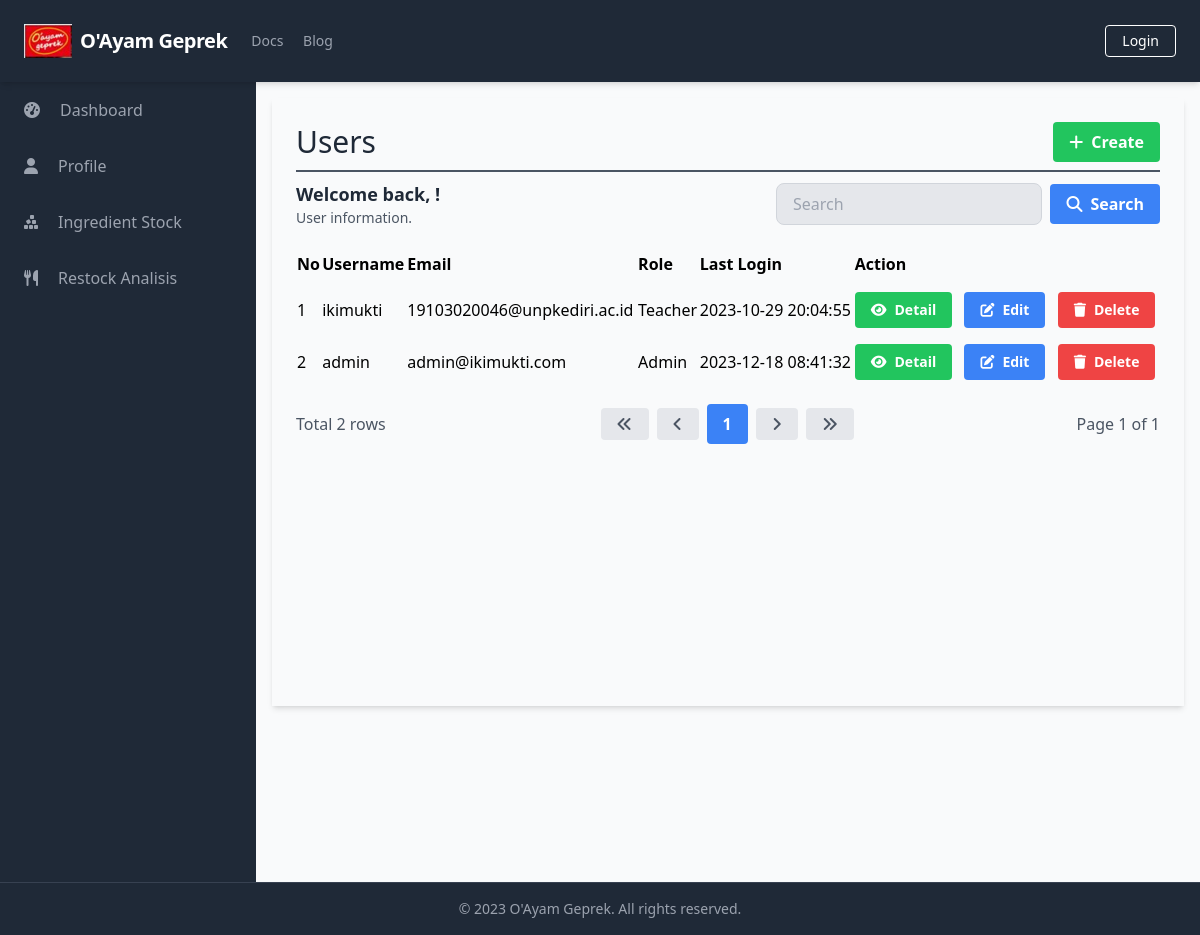
The app's page /manage_users/manage_users_list.php, older data.
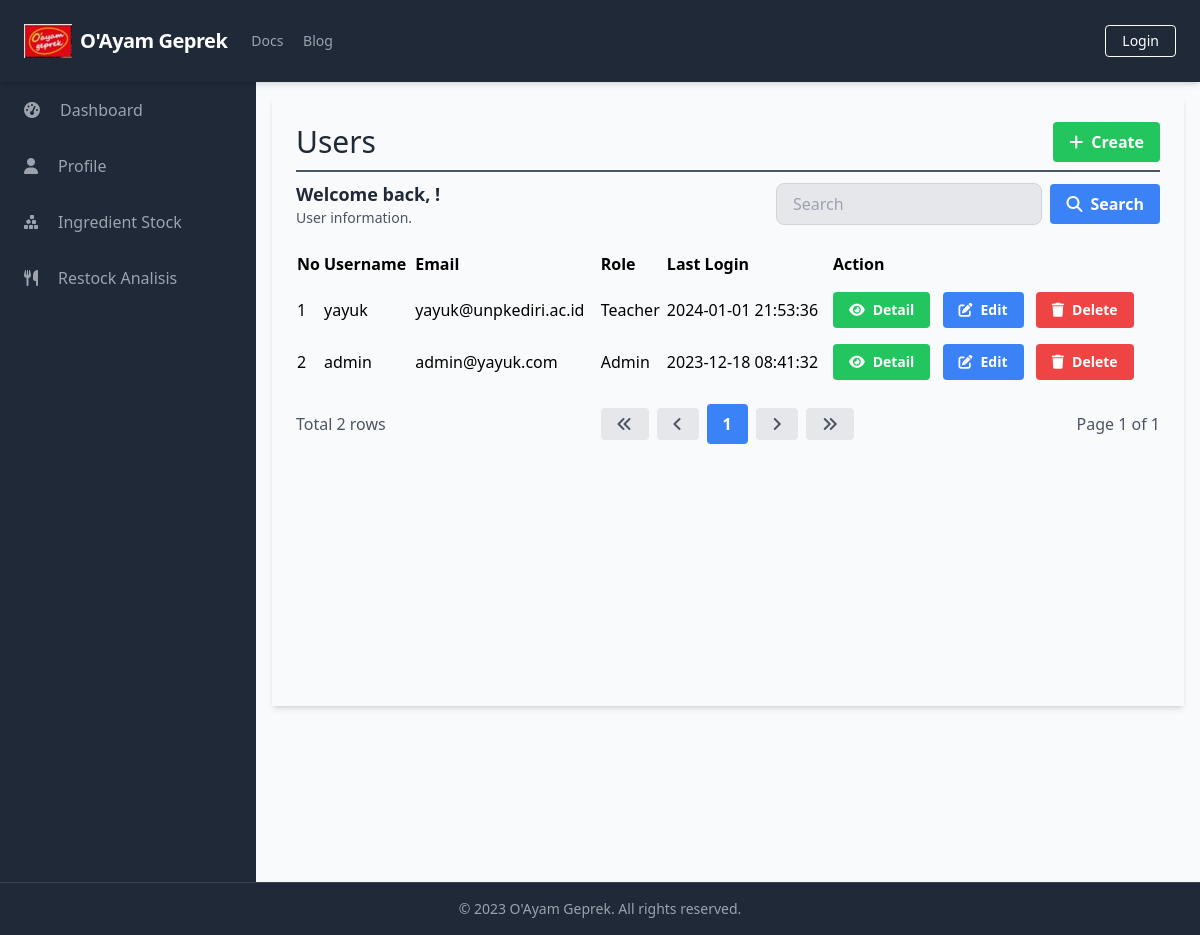
The same page, newer data.
### tables this page shows
CREATE TABLE `Users` (
  `UserID` int(11) NOT NULL,
  `Username` varchar(50) NOT NULL,
  `Password` varchar(255) NOT NULL,
  `Email` varchar(100) NOT NULL,
  `FullName` varchar(100) DEFAULT NULL,
  `DateOfBirth` date DEFAULT NULL,
  `Gender` varchar(10) DEFAULT NULL,
  `Address` text DEFAULT NULL,
  `PhoneNumber` varchar(20) DEFAULT NULL,
  `RoleID` int(11) DEFAULT NULL,
  `AccountCreationDate` timestamp NOT NULL DEFAULT current_timestamp() ON UPDATE current_timestamp(),
  `LastLogin` datetime DEFAULT NULL,
  `AccountStatus` varchar(20) DEFAULT NULL,
  `ProfilePictureURL` varchar(255) DEFAULT NULL,
  `ActivationStatus` varchar(20) DEFAULT NULL
);

CREATE TABLE `role` (
  `RoleID` int(11) NOT NULL,
  `RoleName` varchar(50) NOT NULL
);

### database/connection.php (called while the page is built, shortened)
<?php
$baseUrl = "http://localhost/final_project_yayuk_2023/";
$baseTitle = "O'Ayam Geprek";
$baseLogoUrl = "http://localhost/final_project_yayuk_2023/static/logo.png";

### public/manage_users/manage_users_list.php (the view, shortened to what this page needs)
<?php
require_once('../../database/connection.php');
?>
<?php include_once('../components/header.php'); ?>
<div class="h-screen flex flex-col">
    <?php include('../components/navbar.php'); ?>
    <div class="flex-grow bg-gray-50 flex flex-row shadow-md">
        <?php include('../components/sidebar.php'); ?>
        <main class=" bg-gray-50 flex flex-col flex-1 overflow-y-scroll h-screen flex-shrink-0 sc-hide pb-40">
            <div class="flex items-start justify-start p-6 shadow-md m-4 flex-1 flex-col">
                <div class="flex flex-row justify-between items-center w-full border-b-2 border-gray-600 mb-2 pb-2">
                    <h1 class="text-3xl text-gray-800 font-semibol w-full">Users</h1>
                    <div class="flex flex-row justify-end items-center">
                        <a href="<?php echo $baseUrl; ?>public/manage_users/manage_users_create.php" class="bg-green-500 hover-bg-green-700 text-white font-bold py-2 px-4 rounded inline-flex items-center">
                            <i class="fas fa-plus mr-2"></i>
                            <span>Create</span>
                        </a>
                    </div>
                </div>
                <div class="flex flex-col w-full">
                    <div class="flex flex-row justify-between items-center w-full mb-2 pb-2">
                        <div>
                            <h2 class="text-lg text-gray-800 font-semibold">Welcome back, <?php echo $_SESSION['FullName']; ?>!</h2>
                            <p class="text-gray-600 text-sm">User information.</p>
                        </div>
                        <form class="flex items-center justify-end space-x-2 w-96">
                            <input type="text" name="search" class="bg-gray-200 focus-bg-white focus-outline-none border border-gray-300 rounded-lg py-2 px-4 block w-full appearance-none leading-normal" placeholder="Search" value="<?php echo isset($_GET['search']) ? $_GET['search'] : ''; ?>">
                            <button type="submit" class="bg-blue-500 hover-bg-blue-700 text-white font-bold py-2 px-4 rounded space-x-2 inline-flex items-center">
                                <i class="fas fa-search"></i>
                                <span>Search</span>
                            </button>
                        </form>
                    </div>
                    <table class="min-w-full">
                        <thead>
                            <tr>
                                <th class="text-left py-2">No</th>
                                <th class="text-left py-2">Username</th>
                                <th class="text-left py-2">Email</th>
                                <th class="text-left py-2">Role</th>
                                <th class="text-left py-2">Last Login</th>
                                <th class="text-left py-2">Action</th>
                            </tr>
                        </thead>
                        <tbody>
                            <?php
                            $searchTerm = isset($_GET['search']) ? $_GET['search'] : '';
                            $page = isset($_GET['page']) ? $_GET['page'] : 1;
                            $query = "SELECT u.UserID, u.Username, u.Email, r.RoleName, u.LastLogin FROM Users u
                                      LEFT JOIN Role r ON u.RoleID = r.RoleID
                                      WHERE u.Username LIKE '%$searchTerm%' OR u.Email LIKE '%$searchTerm%'
                                      LIMIT 15 OFFSET " . ($page - 1) * 15;
                            $result = $conn->query($query);
                            $queryCount = "SELECT COUNT(*) AS count FROM Users WHERE Username LIKE '%$searchTerm%' OR Email LIKE '%$searchTerm%'";
                            $resultCount = $conn->query($queryCount);
                            $rowCount = $resultCount->fetch_assoc()['count'];
                            $totalPage = ceil($rowCount / 15);
                            $no = 1;
                            while ($row = $result->fetch_assoc()) {
                            ?>
                                <tr>
                                    <td class="py-2"><?php echo $no++; ?></td>
                                    <td class="py-2"><?php echo $row['Username']; ?></td>
                                    <td class="py-2"><?php echo $row['Email']; ?></td>
                                    <td class="py-2"><?php echo $row['RoleName']; ?></td>
                                    <td class="py-2"><?php echo $row['LastLogin']; ?></td>
                                    <td class='py-2'>
                                        <a href="<?php echo $baseUrl; ?>public/manage_users/manage_users_detail.php?id=<?php echo $row['UserID'] ?>" class='bg-green-500 hover-bg-green-700 text-white font-bold py-2 px-4 rounded inline-flex items-center mr-2 text-sm'>
                                            <i class='fas fa-eye mr-2'></i>
                                            <span>Detail</span>
                                        </a>
                                        <a href="<?php echo $baseUrl; ?>public/manage_users/manage_users_update.php?id=<?php echo $row['UserID'] ?>" class='bg-blue-500 hover-bg-blue-700 text-white font-bold py-2 px-4 rounded inline-flex items-center mr-2 text-sm'>
                                            <i class='fas fa-edit mr-2'></i>
                                            <span>Edit</span>
                                        </a>
                                        <a href="#" onclick="confirmDelete(<?php echo $row['UserID']; ?>)" class='bg-red-500 hover-bg-red-700 text-white font-bold py-2 px-4 rounded inline-flex items-center text-sm'>
                                            <i class='fas fa-trash mr-2'></i>
                                            <span>Delete</span>
                                        </a>
                                    </td>
                                </tr>
                            <?php
                            }
                            ?>
                        </tbody>
                    </table>
                    <div class="flex flex-row justify-between items-center w-full mt-4">
                        <div class="flex flex-row justify-start items-center">
                            <span class="text-gray-600">Total <?php echo $rowCount; ?> rows</span>
                        </div>
                        <div class="flex flex-row justify-end items-center space-x-2">
                            <a href="?page=1&search=<?php echo $searchTerm; ?>" class="bg-gray-200 hover-bg-gray-300 text-gray-600 font-bold py-2 px-4 rounded inline-flex items-center">
                                <i class="fas fa-angle-double-left"></i>
                            </a>
                            <a href="?page=<?php if ($page == 1) {
                                                echo $page;
                                            } else {
                                                echo $page - 1;
                                            } ?>&search=<?php echo $searchTerm; ?>" class="bg-gray-200 hover-bg-gray-300 text-gray-600 font-bold py-2 px-4 rounded inline-flex items-center">
                                <i class="fas fa-angle-left"></i>
                            </a>
                            <?php
                            $startPage = $page - 2;
                            $endPage = $page + 2;
                            if ($startPage < 1) {
                                $endPage += abs($startPage) + 1;
                                $startPage = 1;
                            }
                            if ($endPage > $totalPage) {
                                $startPage -= $endPage - $totalPage;
                                $endPage = $totalPage;
                            }
                            if ($startPage < 1) {
                                $startPage = 1;
                            }
                            for ($i = $startPage; $i <= $endPage; $i++) {
                                if ($i == $page) {
                                    echo "<a href='?page=$i&search=$searchTerm' class='bg-blue-500 hover-bg-blue-700 text-white font-bold py-2 px-4 rounded inline-flex items-center'>$i</a>";
                                } else {
                                    echo "<a href='?page=$i&search=$searchTerm' class='bg-gray-200 hover-bg-gray-300 text-gray-600 font-bold py-2 px-4 rounded inline-flex items-center'>$i</a>";
                                }
                            }
                            ?>
                            <a href="?page=<?php if ($page == $totalPage) {
                                                echo $page;
                                            } else {
                                                echo $page + 1;
                                            } ?>&search=<?php echo $searchTerm; ?>" class="bg-gray-200 hover-bg-gray-300 text-gray-600 font-bold py-2 px-4 rounded inline-flex items-center">
                                <i class="fas fa-angle-right"></i>
                            </a>
                            <a href="?page=<?php echo $totalPage; ?>&search=<?php echo $searchTerm; ?>" class="bg-gray-200 hover-bg-gray-300 text-gray-600 font-bold py-2 px-4 rounded inline-flex items-center">
                                <i class="fas fa-angle-double-right"></i>
                            </a>
                        </div>
                        <div class="flex flex-row justify-end items-center ml-2">
                            <span class="text-gray-600">Page <?php echo $page; ?> of <?php echo $totalPage; ?></span>
                        </div>
                    </div>
                </div>
        </main>
    </div>
    <?php include('../components/footer.php'); ?>
</div>
</body>
</html>

### public/components/header.php (shortened to what this page needs)
<!DOCTYPE html>
<html lang="en">
<head>
    <link rel="stylesheet" href="<?php echo $baseUrl; ?>dist/output.css">
    <link rel="stylesheet" href="https://cdn.jsdelivr.net/npm/sweetalert2@11/dist/sweetalert2.min.css">
</head>
<body class="overflow-hidden">

### public/components/navbar.php (shortened to what this page needs)
<nav class="flex items-center justify-between flex-wrap bg-gray-800 p-6 shadow-md sticky top-0">
    <div class="flex items-center flex-shrink-0 text-white mr-6 ">
        <a href="<?php echo $baseUrl; ?>public/index.php" class="flex items-center space-x-2">
            <img src="<?php echo $baseLogoUrl; ?>" alt="Logo" class="w-12" />
            <span class="font-semibold text-xl tracking-tight"><?php echo $baseTitle; ?></span>
        </a>
    </div>
    <div class="w-full block flex-grow lg:flex lg:items-center lg:w-auto">
        <div class="text-sm lg:flex-grow">
            <a href="#responsive-header" class="block mt-4 lg:inline-block lg:mt-0 text-gray-400 hover:text-white mr-4">
                Docs
            </a>
            <a href="#responsive-header" class="block mt-4 lg:inline-block lg:mt-0 text-gray-400 hover:text-white">
                Blog
            </a>
        </div>
        <div>
            <?php
            if (isset($_SESSION['UserID'])) {
                echo '<a href="javascript:void(0);" onclick="confirmLogout()" class="inline-block text-sm px-4 py-2 leading-none border rounded text-white border-white hover:border-transparent hover:text-gray-500 hover:bg-white mt-4 lg:mt-0">Logout</a>';
            } else {
                echo '<a href="login.php" class="inline-block text-sm px-4 py-2 leading-none border rounded text-white border-white hover:border-transparent hover:text-gray-500 hover:bg-white mt-4 lg:mt-0">Login</a>';
            }
            ?>
        </div>
    </div>
</nav>

### public/components/sidebar.php (shortened to what this page needs)
<aside class="bg-gray-800 text-white w-64 overflow-y-scroll h-screen flex-shrink-0 sc-hide">
    <ul class="text-gray-400">
        <li class="px-6 py-4 hover:bg-gray-700 cursor-pointer space-x-2 flex items-center">
            <i class="fas fa-tachometer-alt mr-3"></i>
            <a href="../systems/dashboard.php">Dashboard</a>
        </li>
        <li class="px-6 py-4 hover-bg-gray-700 cursor-pointer space-x-2 flex items-center">
            <i class="fas fa-user mr-3"></i>
            <a href="../profiles/profile.php">Profile</a>
        </li>
        <?php
        echo '
            <li class="px-6 py-4 hover-bg-gray-700 cursor-pointer space-x-2 flex items-center">
                <i class="fa-solid fa-cubes-stacked mr-3"></i>
                <a href="../manage_ingredient_stocks/manage_ingredient_stocks_list.php">Ingredient Stock</a>
            </li>
            ';
        echo '
            <li class="px-6 py-4 hover-bg-gray-700 cursor-pointer space-x-2 flex items-center">
                <i class="fa-solid fa-utensils mr-3"></i>
                <a href="../manage_restocks/manage_restocks_list.php">Restock Analisis</a>
            </li>
            ';
        ?>
    </ul>
    <hr class="mt-60 border-transparent">
</aside>

### public/components/footer.php (shortened to what this page needs)
<footer class="bg-gray-800 text-gray-400 py-4 shadow-md mt-auto sticky bottom-0 border-t border-gray-700">
    <div class="container mx-auto text-center text-sm">
        <p>&copy; 2023 <?php echo $baseTitle; ?>. All rights reserved.</p>
    </div>
</footer>

Row changes from the older to the newer data that the page shows:
removed users: Username "ikimukti", Email "19103020046@unpkediri.ac.id", role.RoleName "Teacher", LastLogin "2023-10-29 20:04:55"
added users: Username "yayuk", Email "yayuk@unpkediri.ac.id", role.RoleName "Teacher", LastLogin "2024-01-01 21:53:36"
changed users "admin": Email "admin@ikimukti.com" → "admin@yayuk.com"
